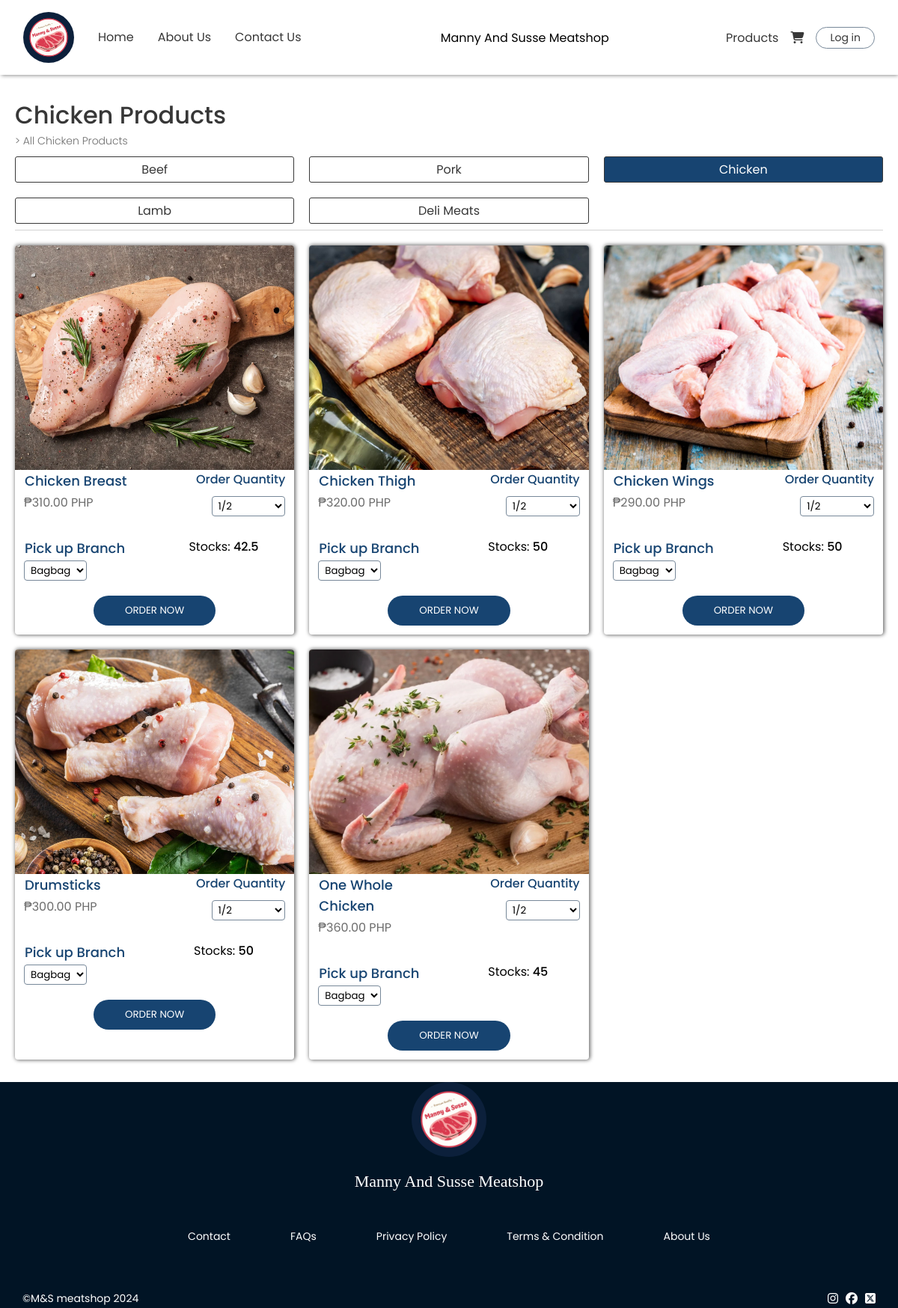
Page /components/chickenprod.php on the committed database.
### tables this page shows
CREATE TABLE `tbl_products` (
  `prod_id` int(11) NOT NULL,
  `prod_name` varchar(255) NOT NULL,
  `prod_price` int(11) NOT NULL,
  `prod_type` int(11) NOT NULL,
  `prod_stocks` float NOT NULL,
  `prod_img` varchar(255) NOT NULL
);

### components/chickenprod.php (the view, shortened to what this page needs)
<!DOCTYPE html>
<html lang="en">
<head>
    <link rel="stylesheet" href="../styles/general.css">
    <link rel="stylesheet" href="../styles/footer.css">
    <link rel="stylesheet" href="../styles/navbar.css">
    <link rel="stylesheet" href="../styles/products.css">
    <link rel="stylesheet" href="https://cdnjs.cloudflare.com/ajax/libs/font-awesome/6.5.2/css/all.min.css">
</head>
<body>
<?php include "./navbar.php" ?>
    <main>
        <div class="center">
            <div class="con">
                <div class="header-con">
                    <h1>Chicken Products</h1>
                    <p>> All Chicken Products</p>
                    <div class="flex-prod">
                        <a href="./products.php"><div>Beef</div></a>
                        <a href="./porkprod.php"><div>Pork</div></a>
                        <a href="./chickenprod.php"><div style="background: rgb(23, 68, 113);
                        color: white;">Chicken</div></a>
                        <a href="./lambprod.php"><div style="">Lamb</div></a>
                        <a href="./deliprod.php"><div style="">Deli Meats</div></a>
                    </div>
                </div>
                <div class="container">
                    <?php
                        $query = "SELECT pr.prod_id, pr.prod_name, pr.prod_stocks, pr.prod_price, pr.prod_type,
                        pr.prod_img, pt.prod_type_name FROM tbl_products pr
                        INNER JOIN tbl_product_type pt ON pr.prod_type = pt.prod_type_id;";
                        $stmt = $conn->prepare($query);
                        $stmt->execute();
                        $result = $stmt->get_result();
                        while($data = $result->fetch_assoc())
                        {
                            if($data['prod_type'] == 3 && ($data['prod_stocks'] >= 1)){
                    ?>
                    <div class="con-item" id="<?php echo $data['prod_id']; ?>">
                        <div class="img-con">
                            <img src="../assets/chicken/<?php echo $data['prod_img']; ?>" alt="">
                        </div>
                        <div class="flex-con-det">
                            <div class="con-details">
                                <div class="name"><?php echo $data["prod_name"]; ?></div>
                                <div class="price">₱<?php echo $data['prod_price']; ?>.00 PHP</div>
                            </div>
                            <div class="qnty-div">
                                <div class="name">Order Quantity</div>
                                <select name="qnty" class="qnty">
                                    <option value="1/2">1/2</option>
                                </select>
                            </div>
                        </div>
                        <div class="flex-con-det">
                            <div class="con-details">
                                <div class="name">Pick up Branch</div>
                                <select name="branch" class="branch">
                                    <option value="1">Bagbag</option>
                                </select>
                            </div>
                            <div class="input-div">
                                <div>Stocks:
                                    <span style="font-weight: 500;">
                                        <?php echo $data["prod_stocks"] ?>
                                    </span>
                                </div>
                            </div>
                        </div>
                        <div class="div-button">
                            <button>ORDER NOW</button>
                        </div>
                    </div>
                    <?php } } ?>
                </div>
            </div>
        </div>
    </main>
    <?php include "./footer.php" ?>
</body>
</html>

### styles/general.css (style rules this page uses)
* { font-family: "Poppins", sans-serif; box-sizing: border-box; margin: 0; transition: 0.3s ease; }
a { color: black; text-decoration: none; cursor: pointer; }
img { height: 100%; width: 100%; object-fit: cover; object-position: center; }
button { cursor: pointer; }

### styles/products.css (style rules this page uses)
body { margin-top: 100px; }
.center, main .center .con .container .con-item .div-button { display: flex; align-items: center; justify-content: center; }
main .con .header-con { padding-bottom: 8px; margin-bottom: 20px; border-bottom: 1px solid lightgray; }
main .con .header-con p { color: rgb(109, 109, 109); font-size: 14px; font-weight: 300; }
main .con .header-con h1 { font-weight: 500; color: rgb(55, 55, 55); }
main .center .con { max-width: 1200px; width: 100%; padding: 30px 20px; }
main .center .con .container .con-item .img-con { height: 230px; overflow: hidden; }
main .center .con .container .con-item .img-con img { object-fit: cover; object-position: center; }
main .center .con .container .con-item .con-details .name, .qnty-div .name { font-weight: 500; color: rgb(23, 68, 113); }
main .center .con .container .con-item .con-details { line-height: 28px; }
main .center .con .container .con-item .con-details .price { color: rgb(109, 109, 109); }
main .center .con .container .con-item .con-details .name { border: 1px solid transparent; }
main .center .con .container .con-item { box-shadow: 1px 0px 5px 1px rgba(0,0,0,0.56); -webkit-box-shadow: 1px 0px 5px 1px rgba(0,0,0,0.56); -moz-box-shadow: 1px 0px 5px 1px rgba(0,0,0,0.56); border-radius: 4px; overflow: hidden; }
main .center .con .container .con-item .div-button button { background: rgb(23, 68, 113); color: white; padding: 10px 42px; margin-bottom: 12px; border-radius: 50px; border: none; margin-top: 20px; }
main .center .con .container { display: grid; grid-template-columns: repeat(2, 1fr); gap: 20px; }
main .center .con .header-con .flex-prod { display: grid; grid-template-columns: repeat(3, 1fr); justify-content: space-between; gap: 20px; margin-top: 10px; }
main .center .con .header-con .flex-prod div { background: white; border: 1px solid rgb(56, 56, 56); color: rgb(55, 55, 55); text-align: center; border-radius: 3px; padding: 4px 6px; }
.flex-con-det { padding: 0 12px; }
.input-div { margin-top: 0; margin-bottom: 0; }
select { border: 1px solid lightslategray; border-radius: 4px; background: transparent; padding: 2px 4px; }
.qnty-div { display: flex; flex-direction: column; align-items: end; gap: 10px; }
.qnty-div select { width: 60%; }
@media (min-width: 768px) { main .center .con .container { grid-template-columns: repeat(3, 1fr); } }
@media (min-width: 768px) { main .center .con .container .con-item .img-con { height: 300px; } }
@media (min-width: 768px) { main .center .con .container .con-item .con-details .name { font-size: 18px; } }
@media (min-width: 768px) { main .center .con .container .con-item .con-details .price { font-size: 16px; } }
@media (min-width: 768px) { .flex-con-det { display: grid; grid-template-columns: repeat(2, 1fr); gap: 20px; } }
@media (min-width: 768px) { .input-div { display: flex; align-items: center; flex-direction: column; gap: 10px; } }

### rows in the picture
tbl_products: prod_img (picture), prod_name "Chicken Breast", prod_price "310", prod_stocks "42.5"
tbl_products: prod_img (picture), prod_name "Chicken Thigh", prod_price "320", prod_stocks "50"
tbl_products: prod_img (picture), prod_name "Chicken Wings", prod_price "290", prod_stocks "50"
tbl_products: prod_img (picture), prod_name "Drumsticks", prod_price "300", prod_stocks "50"
tbl_products: prod_img (picture), prod_name "One Whole Chicken", prod_price "360", prod_stocks "45"
